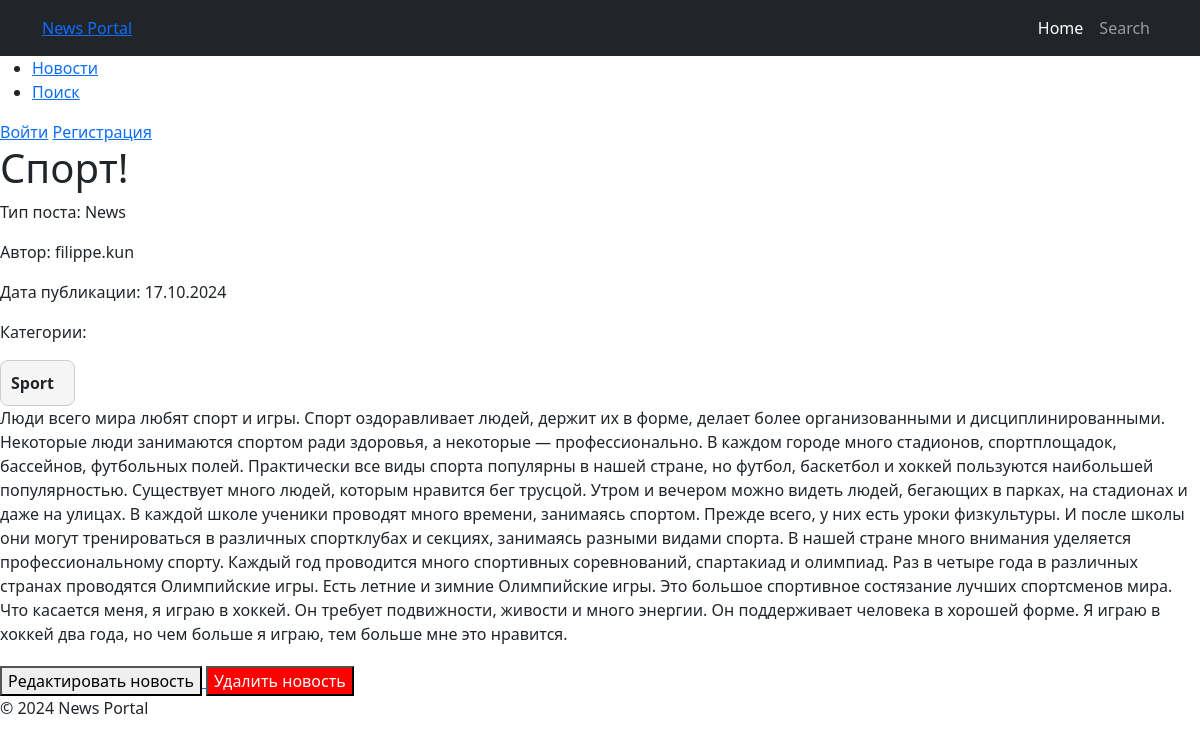
Page /posts/43/ on the committed database.
### news/models.py (models this page shows, shortened)
class Post(models.Model):
    ARTICLE = 'AR'
    NEWS = 'NW'
    POST_TYPE_CHOICES = [
        (ARTICLE, 'Article'),
        (NEWS, 'News'),
    ]
    author = models.ForeignKey(Author, on_delete=models.CASCADE)
    post_type = models.CharField(max_length=2, choices=POST_TYPE_CHOICES, default=ARTICLE)
    date_created = models.DateTimeField(auto_now_add=True)
    categories = models.ManyToManyField(Category, through='PostCategory')
    title = models.CharField(max_length=255)
    text = models.TextField()
    rating = models.IntegerField(default=0)

class Author(models.Model):
    user = models.OneToOneField(User, on_delete=models.CASCADE)
    rating = models.IntegerField(default=0)

class Category(models.Model):
    name = models.CharField(max_length=255, unique=True)
    subscribers = models.ManyToManyField(User, related_name='subscribed_categories')

### news/views.py (the view)
# urls.py: path('posts/<int:pk>/', PostDetailView.as_view(), name='post_detail'),
class PostDetailView(DetailView):
    model = Post
    template_name = 'post_detail.html'
    context_object_name = 'post'

### news/context_processors.py (called while the page is built)
def is_author(request):
    if request.user.is_authenticated:
        return {'is_author': request.user.groups.filter(name='authors').exists()}
    return {'is_author': False}

### news/templatetags/censor.py (called while the page is built)
@register.filter(name='censor')
def censor(value):
    words = value.split()
    censored_text = []
    for word in words:
        clean_word = word.strip('.,!?')  # Убираем знаки препинания для проверки слова
        if clean_word.lower() in BAD_WORDS:
            censored_word = clean_word[0] + '*' * (len(clean_word) - 1)
            censored_text.append(word.replace(clean_word, censored_word))  # Восстанавливаем знаки препинания
        else:
            censored_text.append(word)
    return ' '.join(censored_text)

### templates/post_detail.html (shortened to what this page needs)
{% extends "default.html" %}
{% load censor %}
{% block content %}
  <h1>{{ post.title|censor}}</h1>
  <p>Тип поста: {{ post.get_post_type_display }}</p>
  <p>Автор: {{ post.author.user.username }}</p>
  <p>Дата публикации: {{ post.date_created|date:"d.m.Y" }}</p>
  <p>Категории:</p>
  <div class="categories-container">
  {% for category in post.categories.all %}
    <div class="category-block">
      <span class="category-name">{{ category.name }}</span>
    </div>
  {% endfor %}
</div>
  <p>{{ post.text|censor }}</p>
  <div style="margin-top: 20px;">
    {% if post.post_type == 'NW' %}
      <a href="{% url 'news_edit' post.pk %}">
        <button type="button">Редактировать новость</button>
      </a>
    {% elif post.post_type == 'AR' %}
      <a href="{% url 'article_edit' post.pk %}">
        <button type="button">Редактировать статью</button>
      </a>
    {% endif %}
    {% if post.post_type == 'NW' %}
      <a href="{% url 'news_delete' post.pk %}">
        <button type="button" style="background-color: red; color: white;">Удалить новость</button>
      </a>
    {% elif post.post_type == 'AR' %}
      <a href="{% url 'article_delete' post.pk %}">
        <button type="button" style="background-color: red; color: white;">Удалить статью</button>
      </a>
    {% endif %}
  </div>
{% endblock %}

### rows in the picture
Post: title|censor "Спорт!", post_type "News", author.user.username "filippe.kun", date_created "17.10.2024", text|censor "Люди всего мира любят спорт и игры. Спорт оздоравливает людей, держит их в форме, делает более организованными и дисциплинированными. Некоторые люди занимаются спортом ради здоровья, а некоторые — профессионально. В каждом городе много стадионов, спортплощадок, бассейнов, футбольных полей. Практически все виды спорта популярны в нашей стране, но футбол, баскетбол и хоккей пользуются наибольшей популярностью. Существует много людей, которым нравится бег трусцой. Утром и вечером можно видеть людей, бегающих в парках, на стадионах и даже на улицах. В каждой школе ученики проводят много времени, занимаясь спортом. Прежде всего, у них есть уроки физкультуры. И после школы они могут тренироваться…"
Category: name "Sport"
